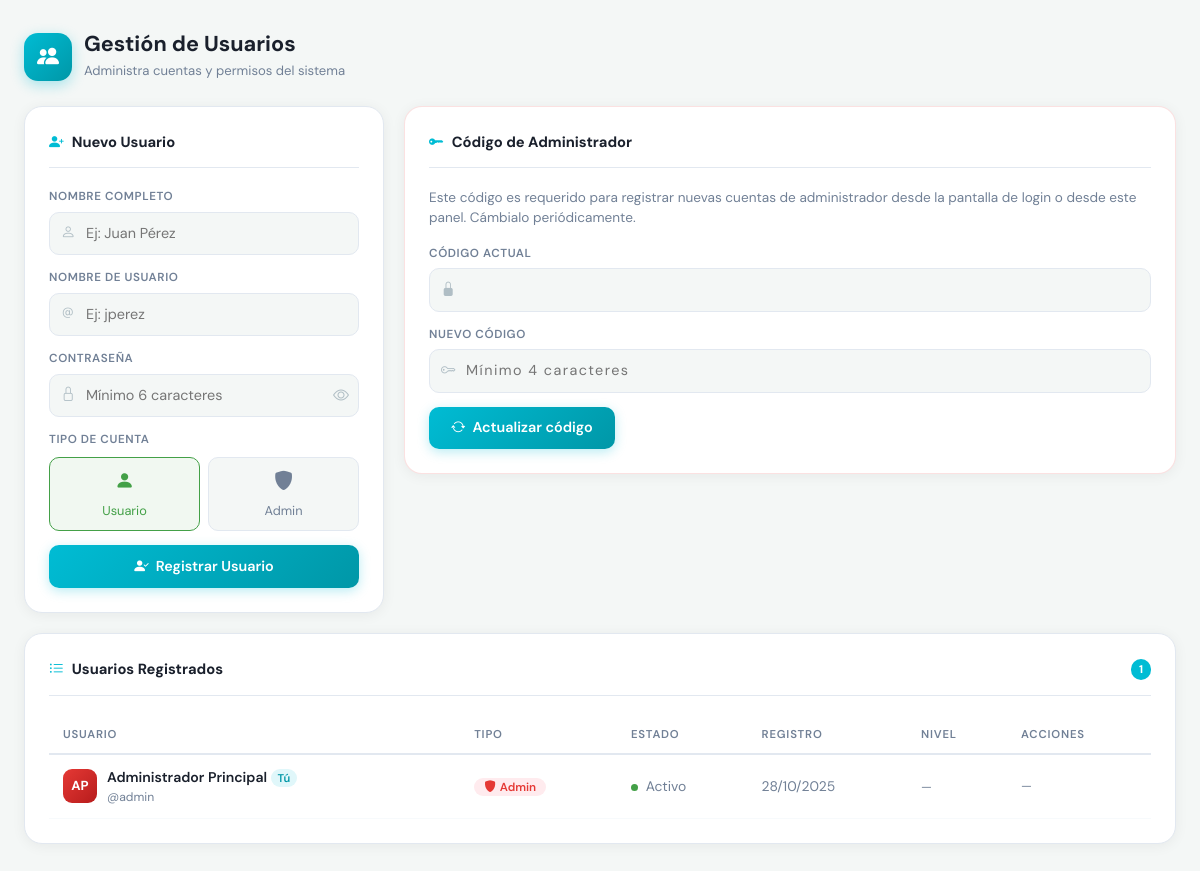
The app's page /formularios/f_usuarios.php (signed in), older data.
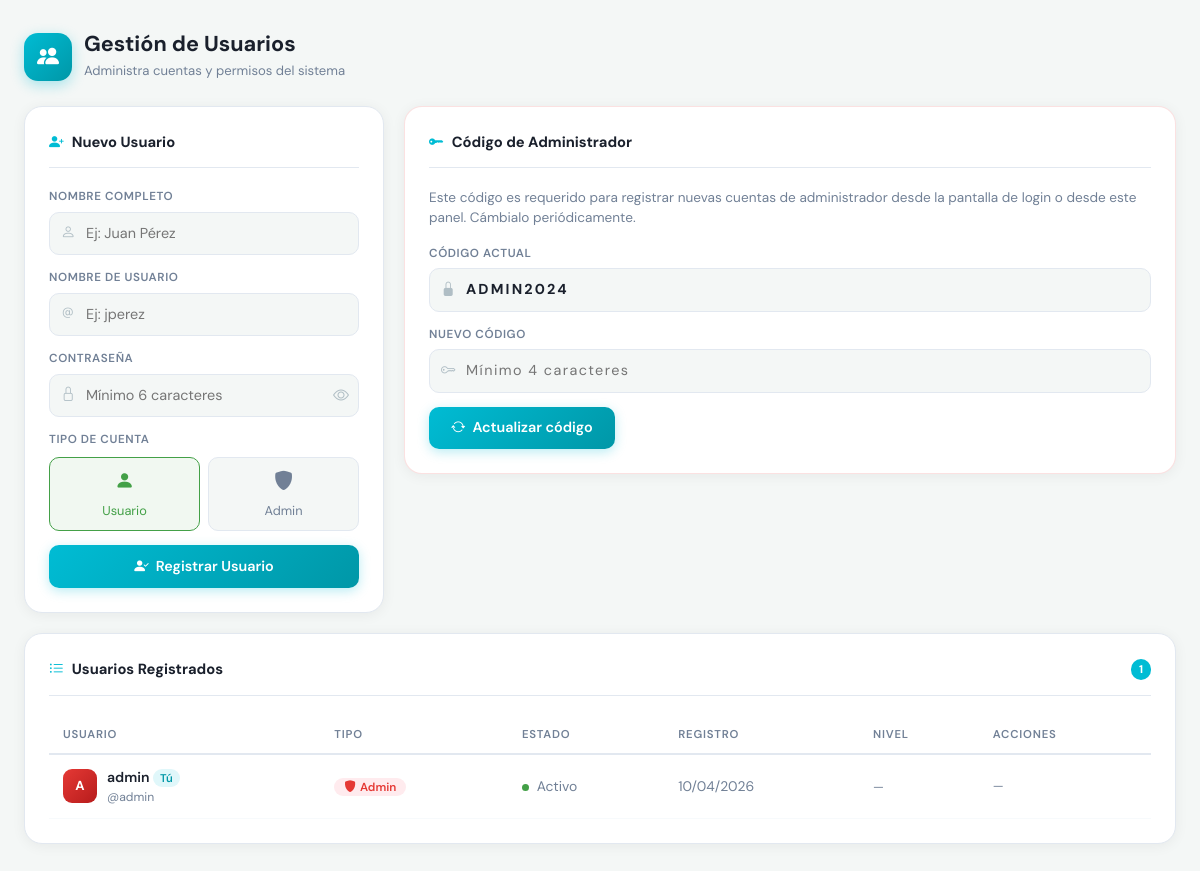
The same page, newer data.
### tables this page shows
CREATE TABLE `usuarios` (
  `id_usuario` int(11) NOT NULL,
  `nombre_usuario` varchar(50) NOT NULL,
  `contraseña` varchar(255) NOT NULL,
  `nombre_completo` varchar(100) NOT NULL,
  `nivel_acceso` enum('admin','usuario') NOT NULL DEFAULT 'usuario',
  `fecha_creacion` timestamp NOT NULL DEFAULT CURRENT_TIMESTAMP,
  `activo` tinyint(1) NOT NULL DEFAULT '1'
);

CREATE TABLE `configuracion` (
  `clave` varchar(50) NOT NULL,
  `valor` varchar(255) NOT NULL,
  `descripcion` text
);

### formularios/f_usuarios.php (the view, shortened to what the changed rows need)
<?php
include '../db.php';
$stmtUsers = $pdo->query("SELECT id_usuario, nombre_usuario, nombre_completo, nivel_acceso, fecha_creacion, activo FROM usuarios ORDER BY activo DESC, fecha_creacion DESC");
$usuarios = $stmtUsers->fetchAll(PDO::FETCH_ASSOC);
$stmtCod = $pdo->prepare("SELECT valor FROM configuracion WHERE clave = 'codigo_admin'");
$stmtCod->execute();
$codigo_actual = $stmtCod->fetchColumn();
?>
<!DOCTYPE html>
<html lang="es">
<head>
    <link rel="stylesheet" href="../bootstrap.css">
    <link rel="stylesheet" href="https://cdn.jsdelivr.net/npm/bootstrap-icons@1.11.0/font/bootstrap-icons.css">
</head>
<body>
<div class="grid-top">
    <div class="config-card">
        <form method="POST" action="f_usuarios.php">
            <div class="form-group">
                <div class="input-wrap">
                    <input type="text" value="<?= htmlspecialchars($codigo_actual) ?>" disabled style="letter-spacing:0.15em;font-weight:700;">
                </div>
            </div>
        </form>
    </div>
</div>
<div class="card">
    <div class="table-wrap">
        <table>
            <thead>
                <tr>
                    <th>Usuario</th>
                    <th>Tipo</th>
                    <th>Estado</th>
                    <th>Registro</th>
                    <th>Nivel</th>
                    <th>Acciones</th>
                </tr>
            </thead>
            <tbody>
            <?php foreach ($usuarios as $u):
                $ini = strtoupper(substr($u['nombre_completo'], 0, 1));
                $p   = explode(' ', $u['nombre_completo']);
                if (isset($p[1])) $ini .= strtoupper(substr($p[1], 0, 1));
                $es_yo = ((int)$u['id_usuario'] === (int)$_SESSION['id_usuario']);
            ?>
            <tr>
                <td>
                    <div class="user-cell">
                        <div class="avatar <?= $u['nivel_acceso'] ?>"><?= $ini ?></div>
                        <div>
                            <div class="user-name"><?= htmlspecialchars($u['nombre_completo']) ?> <?= $es_yo ? '<span style="font-size:0.7rem;background:#e0f7fa;color:#0097a7;padding:2px 7px;border-radius:20px;font-weight:600;">Tú</span>' : '' ?></div>
                            <div class="user-login">@<?= htmlspecialchars($u['nombre_usuario']) ?></div>
                        </div>
                    </div>
                </td>
                <td>
                    <span class="badge badge-<?= $u['nivel_acceso'] ?>">
                        <i class="bi bi-<?= $u['nivel_acceso'] === 'admin' ? 'shield-fill' : 'person-fill' ?>"></i>
                        <?= $u['nivel_acceso'] === 'admin' ? 'Admin' : 'Usuario' ?>
                    </span>
                </td>
                <td>
                    <span class="dot <?= $u['activo'] ? 'dot-on' : 'dot-off' ?>"></span>
                    <?= $u['activo'] ? 'Activo' : 'Inactivo' ?>
                </td>
                <td><?= date('d/m/Y', strtotime($u['fecha_creacion'])) ?></td>
                <td>
                    <?php if (!$es_yo): ?>
                    <form method="POST" action="f_usuarios.php" style="display:inline;">
                        <input type="hidden" name="accion" value="cambiar_nivel">
                        <input type="hidden" name="id_usuario" value="<?= $u['id_usuario'] ?>">
                        <select name="nuevo_nivel" class="select-nivel" onchange="this.form.submit()">
                            <option value="usuario" <?= $u['nivel_acceso']==='usuario' ? 'selected' : '' ?>>Usuario</option>
                            <option value="admin"   <?= $u['nivel_acceso']==='admin'   ? 'selected' : '' ?>>Admin</option>
                        </select>
                    </form>
                    <?php else: ?>
                    <span style="font-size:0.78rem;color:var(--muted);">—</span>
                    <?php endif; ?>
                </td>
                <td>
                    <div class="actions">
                        <?php if (!$es_yo && $u['activo']): ?>
                        <a href="f_usuarios.php?eliminar=<?= $u['id_usuario'] ?>"
                           class="btn-action danger"
                           onclick="return confirm('¿Desactivar a <?= htmlspecialchars($u['nombre_completo']) ?>?')">
                            <i class="bi bi-person-dash"></i> Desactivar
                        </a>
                        <?php elseif (!$u['activo']): ?>
                        <span style="font-size:0.78rem;color:#ccc;">Inactivo</span>
                        <?php else: ?>
                        <span style="font-size:0.78rem;color:var(--muted);">—</span>
                        <?php endif; ?>
                    </div>
                </td>
            </tr>
            <?php endforeach; ?>
            </tbody>
        </table>
    </div>
</div>
</body>
</html>

Row changes from the older to the newer data that the page shows:
added configuracion: valor "ADMIN2024"
changed usuarios "admin": nombre_completo "AP" → "A"; nombre_completo "Administrador Principal" → "admin"; fecha_creacion "28/10/2025" → "10/04/2026"
